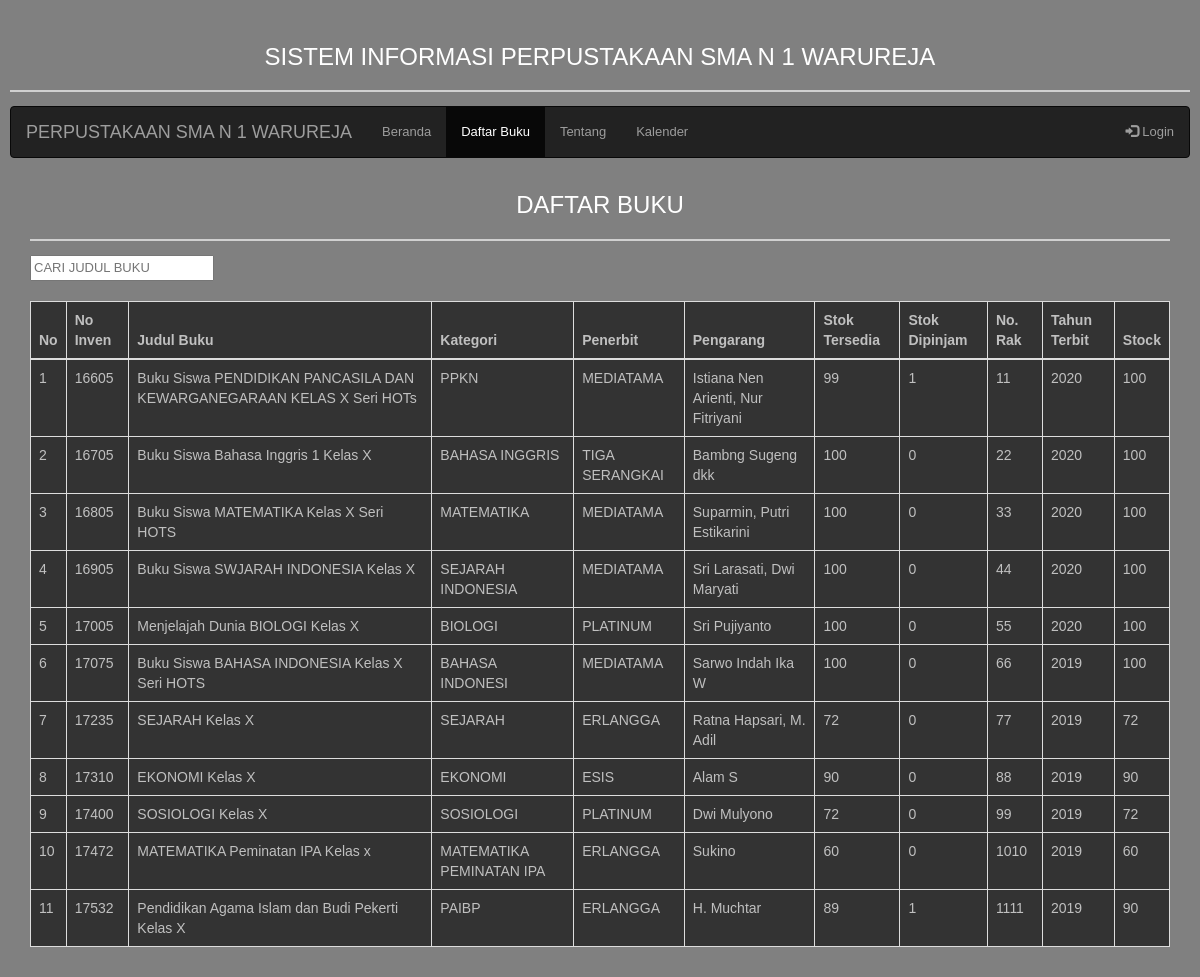
/index.php/beranda/daftarbuku, run on an earlier commit of the app's database.
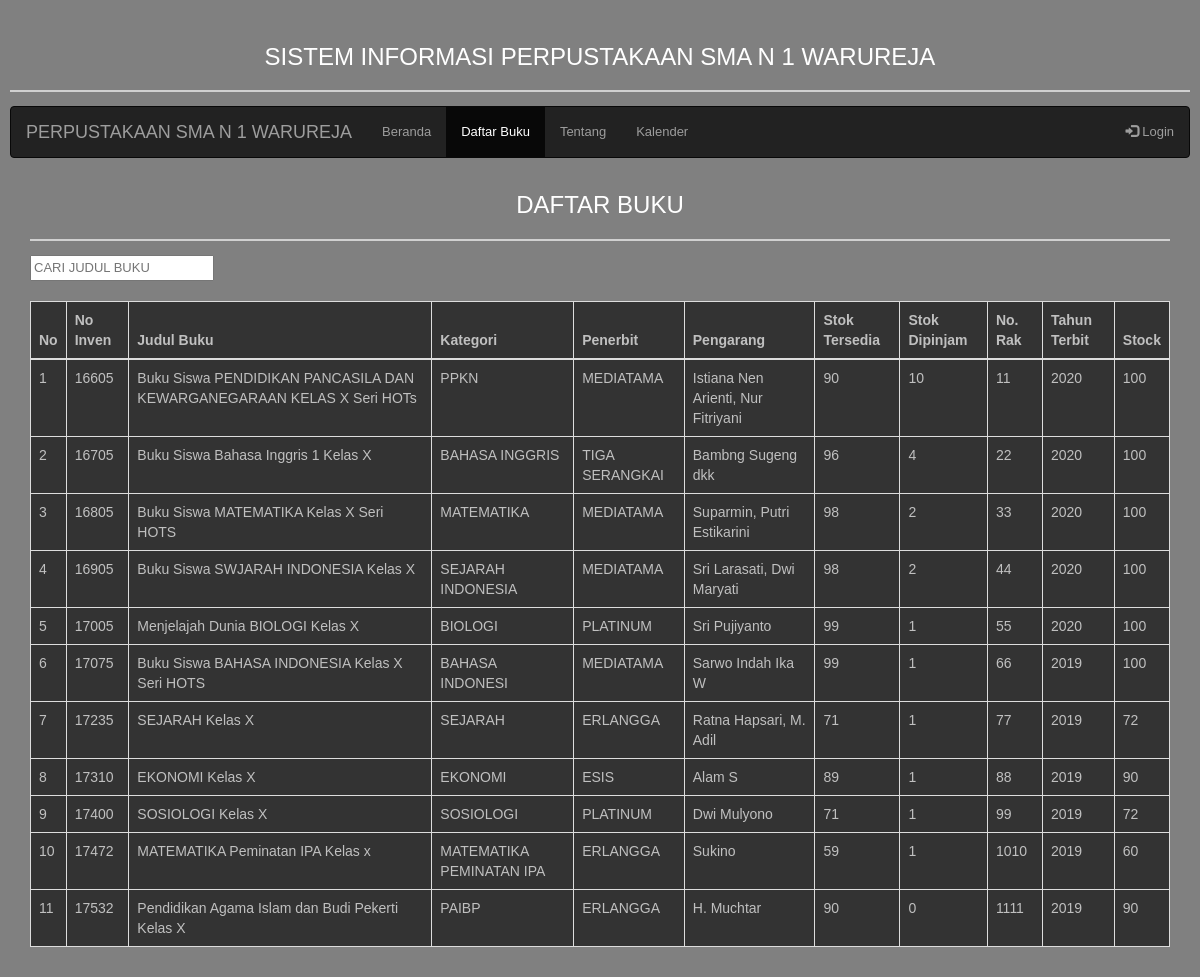
And on a later commit of the database.
### tables this page shows
CREATE TABLE `tb_buku` (
  `id_buku` char(15) NOT NULL,
  `judul` varchar(100) NOT NULL,
  `id_kategori` int(3) NOT NULL,
  `id_penerbit` int(3) NOT NULL,
  `id_pengarang` int(3) NOT NULL,
  `tersedia` int(11) NOT NULL,
  `dipinjam` int(11) NOT NULL,
  `no_rak` int(2) NOT NULL,
  `thn_terbit` year(4) NOT NULL,
  `stok` int(3) NOT NULL
);

### application/controllers/Beranda.php (called while the page is built, shortened)
<?php
class Beranda extends CI_Controller {
	public function daftarbuku()
	{
			$this->load->view('daftar_buku');
	}
}

### index.php (called while the page is built, shortened)
<?php
require_once BASEPATH.'core/CodeIgniter.php';

### application/views/daftar_buku.php (the view, shortened to what this page needs)
<?php
include'onek.php';
?><!DOCTYPE html>
<html lang="en">
<head>
	<link rel="stylesheet" href="https://maxcdn.bootstrapcdn.com/bootstrap/3.4.1/css/bootstrap.min.css">
</head>
<body>
	<br>
<center><h5>SISTEM INFORMASI PERPUSTAKAAN SMA N 1 WARUREJA</h5></center>
<nav class="navbar navbar-inverse">
  <div class="container-fluid">
    <div class="navbar-header">
      <a class="navbar-brand" href="<?php echo base_url('index.php/beranda'); ?>">PERPUSTAKAAN SMA N 1 WARUREJA</a>
    </div>
    <ul class="nav navbar-nav">
      <li ><a href="<?php echo base_url('index.php/beranda'); ?>">Beranda</a></li>
      <li class="active"><a href="<?php echo base_url('index.php/beranda/daftarbuku'); ?>">Daftar Buku</a></li>
      <li><a href="<?php echo base_url('index.php/beranda/tentang'); ?>">Tentang </a></li>
      <li><a href="<?php echo base_url('index.php/beranda/kalender'); ?>">Kalender</a></li>
    </ul>
    <ul class="nav navbar-nav navbar-right">
      <li><a href="<?php echo base_url('index.php/auth'); ?>"><span class="glyphicon glyphicon-log-in"></span> Login</a></li>
    </ul>
  </div>
</nav>
<div class="container">
<center><h5> DAFTAR BUKU</h5></center>
  <input type="text" id="myInput" onkeyup="myFunction()" placeholder="CARI JUDUL BUKU" title="Type in a name">
  <br><br>
<table id="table-buku" class="table table-bordered table-hover" cellspacing="0" width="100%">
        <thead>
            <tr>
                <th>No</th>
                <th>No Inven</th>
                <th>Judul Buku</th>
                <th>Kategori</th>
                <th>Penerbit</th>
                <th>Pengarang</th>
                <th>Stok Tersedia</th>
                <th>Stok Dipinjam</th>
                <th>No. Rak</th>
                <th>Tahun Terbit</th>
                <th>Stock</th>
            </tr>
        </thead>
        <tbody>
         <?php
  $no = 1;
    $sql ="SELECT * FROM tb_buku";
    $sqlcon = mysqli_query($dbcon, $sql);
    while ($op= mysqli_fetch_array($sqlcon)) {
    ?>
            <tr>
                <td><?php echo $no++ ;?></td>
                <td><?php echo $op['id_buku'];?></td>
                <td><?php echo $op['judul'];?></td>
                <td>
<?php
$ktg=$op['id_kategori'];
$sql2 ="SELECT * FROM tb_kategori where id_kategori=$ktg";
    $sqlcon2 = mysqli_query($dbcon, $sql2);
    while ($op2= mysqli_fetch_array($sqlcon2)) {
      echo $op2['kategori'];
    }
 ?>
                </td>
                <td>
<?php
$pnr=$op['id_penerbit'];
$sql3 ="SELECT * FROM tb_penerbit where id_penerbit=$pnr";
    $sqlcon3 = mysqli_query($dbcon, $sql3);
    while ($op3= mysqli_fetch_array($sqlcon3)) {
      echo $op3['nama_penerbit'];
    }
 ?>
                </td>
                <td>
<?php
$png=$op['id_pengarang'];
$sql4 ="SELECT * FROM tb_pengarang where id_pengarang=$png";
    $sqlcon4 = mysqli_query($dbcon, $sql4);
    while ($op4= mysqli_fetch_array($sqlcon4)) {
      echo $op4['nama_pengarang'];
    }
 ?>
                </td>
                    <td><?php echo $op['tersedia']; ?></td>
                    <td><?php echo $op['dipinjam']; ?></td>
                <td><?php echo $op['no_rak'];?><?php echo $op['no_rak'];?></td>
                <td><?php echo $op['thn_terbit']; ?></td>
                <td><?php echo $op['stok'];?></td>
            </tr>
<?php
    }
  ?>
         </tbody>
    </table>
</div>
</body>
</html>

What changed in the data, as far as the page shows it:
changed tb_buku "Buku Siswa PENDIDIKAN PANCASILA DAN KEWARGANEGARAAN KELAS X Seri HOTs": tersedia "99" → "90"; dipinjam "1" → "10"
changed tb_buku "Buku Siswa Bahasa Inggris 1 Kelas X": tersedia "100" → "96"; dipinjam "0" → "4"
changed tb_buku "Buku Siswa MATEMATIKA Kelas X Seri HOTS": tersedia "100" → "98"; dipinjam "0" → "2"
changed tb_buku "Buku Siswa SWJARAH INDONESIA Kelas X": tersedia "100" → "98"; dipinjam "0" → "2"
changed tb_buku "Menjelajah Dunia BIOLOGI Kelas X": tersedia "100" → "99"; dipinjam "0" → "1"
changed tb_buku "Buku Siswa BAHASA INDONESIA Kelas X Seri HOTS": tersedia "100" → "99"; dipinjam "0" → "1"
changed tb_buku "SEJARAH Kelas X": tersedia "72" → "71"; dipinjam "0" → "1"
changed tb_buku "EKONOMI Kelas X": tersedia "90" → "89"; dipinjam "0" → "1"
changed tb_buku "SOSIOLOGI Kelas X": tersedia "72" → "71"; dipinjam "0" → "1"
changed tb_buku "MATEMATIKA Peminatan IPA Kelas x": tersedia "60" → "59"; dipinjam "0" → "1"
changed tb_buku "Pendidikan Agama Islam dan Budi Pekerti Kelas X": tersedia "89" → "90"; dipinjam "1" → "0"
